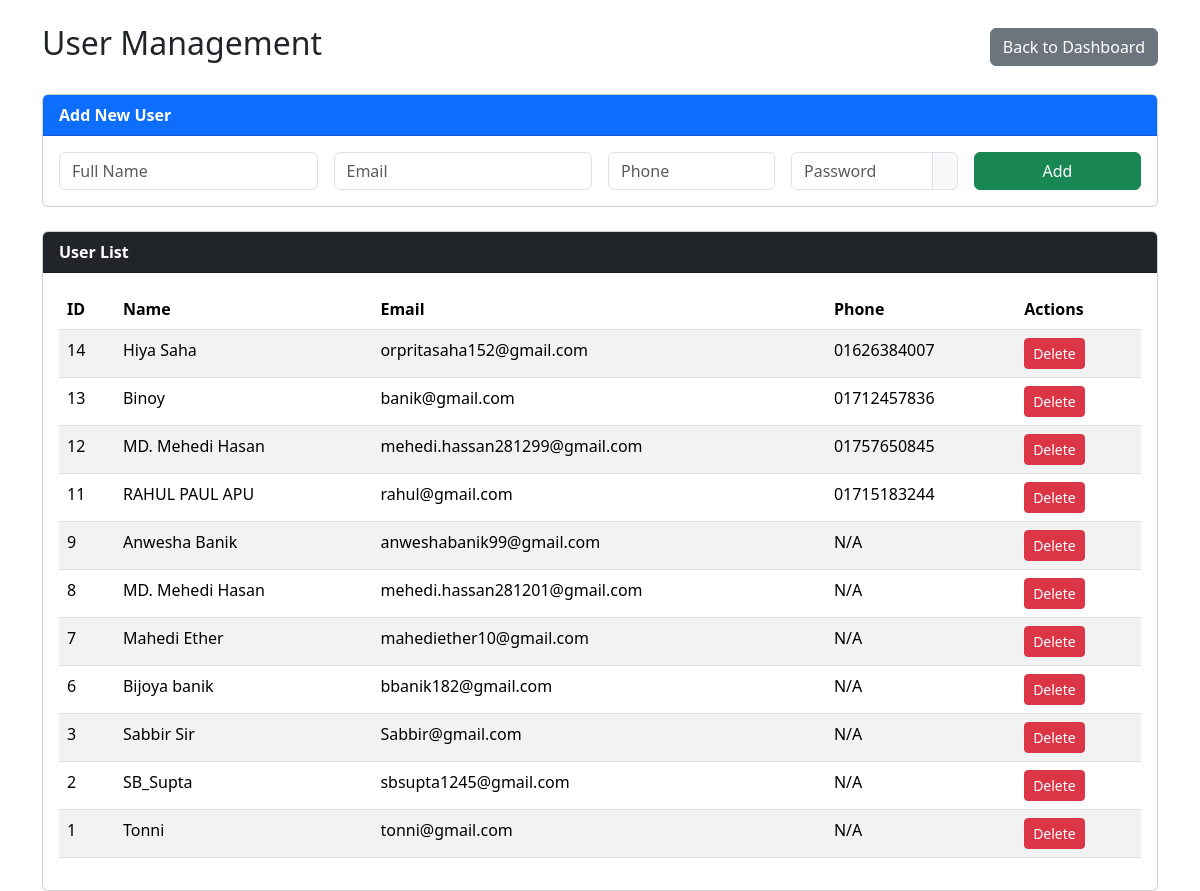
The page /user_login_details.php (signed in) on the database its author committed.
### tables this page shows
CREATE TABLE `users` (
  `id` int(11) NOT NULL,
  `name` varchar(100) DEFAULT NULL,
  `email` varchar(100) DEFAULT NULL,
  `password` varchar(255) DEFAULT NULL,
  `phone` varchar(20) DEFAULT NULL
);

### user_login_details.php (the view, shortened to what this page needs)
<?php
require_once '../includes/db.php';
$stmt = $conn->prepare("SELECT id, name, email, phone FROM users ORDER BY id DESC");
$stmt->execute();
$users = $stmt->fetchAll(PDO::FETCH_ASSOC);
?>
<!DOCTYPE html>
<html lang="en">
<head>
    <link href="https://cdn.jsdelivr.net/npm/bootstrap@5.3.2/dist/css/bootstrap.min.css" rel="stylesheet">
</head>
<body>
    <div class="container mt-4">
        <div class="d-flex justify-content-between align-items-center mb-4">
            <h2><i class="fas fa-users"></i> User Management</h2>
            <a href="dashboard.php" class="btn btn-secondary">
                <i class="fas fa-arrow-left"></i> Back to Dashboard
            </a>
        </div>
        <div class="card mb-4">
            <div class="card-header bg-primary text-white">
                <i class="fas fa-user-plus"></i> Add New User
            </div>
            <div class="card-body">
                <form method="post">
                    <div class="row g-3">
                        <div class="col-md-3">
                            <input type="text" name="name" placeholder="Full Name" class="form-control" required>
                        </div>
                        <div class="col-md-3">
                            <input type="email" name="email" placeholder="Email" class="form-control" required>
                        </div>
                        <div class="col-md-2">
                            <input type="tel" name="phone" placeholder="Phone" class="form-control" required>
                        </div>
                        <div class="col-md-2">
                            <div class="input-group">
                                <input type="password" name="password" id="password" placeholder="Password"
                                       class="form-control" required minlength="8">
                                <span class="input-group-text password-toggle" onclick="togglePassword()">
                                </span>
                            </div>
                        </div>
                        <div class="col-md-2">
                            <button type="submit" name="add" class="btn btn-success w-100">
                                <i class="fas fa-plus"></i> Add
                            </button>
                        </div>
                    </div>
                </form>
            </div>
        </div>
        <div class="card">
            <div class="card-header bg-dark text-white">
                <i class="fas fa-list"></i> User List
            </div>
            <div class="card-body">
                <div class="table-responsive">
                    <table class="table table-striped table-hover">
                        <thead>
                            <tr>
                                <th>ID</th>
                                <th>Name</th>
                                <th>Email</th>
                                <th>Phone</th>
                                <th>Actions</th>
                            </tr>
                        </thead>
                        <tbody>
                            <?php if (empty($users)): ?>
                                <tr>
                                    <td colspan="5" class="text-center">No users found</td>
                                </tr>
                            <?php else: ?>
                                <?php foreach ($users as $user): ?>
                                    <tr>
                                        <td><?= $user['id'] ?></td>
                                        <td><?= htmlspecialchars($user['name']) ?></td>
                                        <td><?= htmlspecialchars($user['email']) ?></td>
                                        <td><?= htmlspecialchars($user['phone'] ?? 'N/A') ?></td>
                                        <td>
                                            <a href="?delete=<?= $user['id'] ?>"
                                               class="btn btn-sm btn-danger"
                                               onclick="return confirm('Are you sure? This will delete all user data.');">
                                               <i class="fas fa-trash"></i> Delete
                                            </a>
                                        </td>
                                    </tr>
                                <?php endforeach; ?>
                            <?php endif; ?>
                        </tbody>
                    </table>
                </div>
            </div>
        </div>
    </div>
</body>
</html>

### user_login_details.php (style rules this page uses)
.card-header { font-weight: bold; }
.password-toggle { cursor: pointer; }

### rows shown on the page
users: id "14", name "Hiya Saha", email "orpritasaha152@gmail.com", phone "01626384007"
users: id "13", name "Binoy", email "banik@gmail.com", phone "01712457836"
users: id "12", name "MD. Mehedi Hasan", email "mehedi.hassan281299@gmail.com", phone "01757650845"
users: id "11", name "RAHUL PAUL APU", email "rahul@gmail.com", phone "01715183244"
users: id "9", name "Anwesha Banik", email "anweshabanik99@gmail.com", phone "N/A"
users: id "8", name "MD. Mehedi Hasan", email "mehedi.hassan281201@gmail.com", phone "N/A"
users: id "7", name "Mahedi Ether", email "mahediether10@gmail.com", phone "N/A"
users: id "6", name "Bijoya banik", email "bbanik182@gmail.com", phone "N/A"
users: id "3", name "Sabbir Sir", email "Sabbir@gmail.com", phone "N/A"
users: id "2", name "SB_Supta", email "sbsupta1245@gmail.com", phone "N/A"
users: id "1", name "Tonni", email "tonni@gmail.com", phone "N/A"
